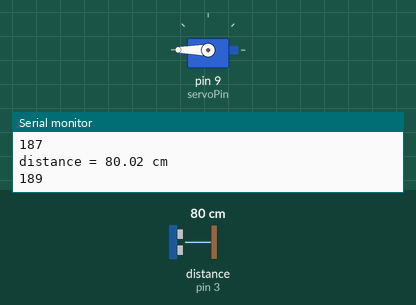
Bench run of a sketch on a simulated Arduino Uno, built with avr-gcc and run on an emulated ATmega328P. Parts: servo, the last lines printed to the serial monitor. Wiring (inferred from the names in the program): ultrasonic range finder: trigger pin 2; echo pin 3. Inputs (shaded band) come from the test bench; at power-on: distance to the obstacle (sensor on pin 3) 80 cm. The echo pulse lasts 58.3 µs per cm.

Above: at 1.3 s.
1.4 s: distance to the obstacle (sensor on pin 3) set to 2 cm
At 3.2 s:
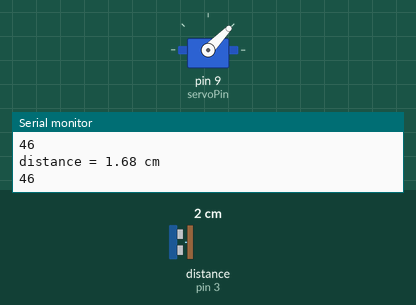
3.5 s: distance to the obstacle (sensor on pin 3) set to 18 cm
At 4.7 s:
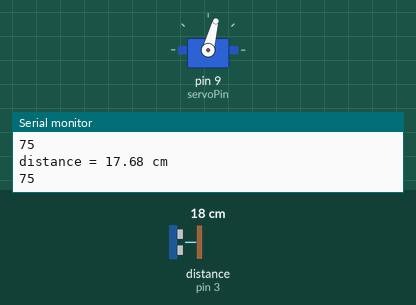
5.0 s: distance to the obstacle (sensor on pin 3) set to 35 cm
At 6.2 s:
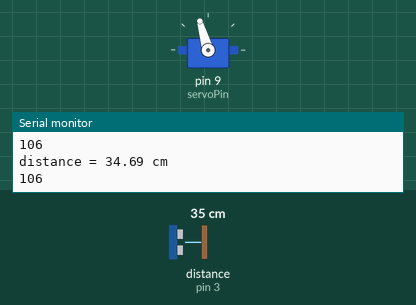
6.5 s: distance to the obstacle (sensor on pin 3) set to 60 cm
At 7.7 s:
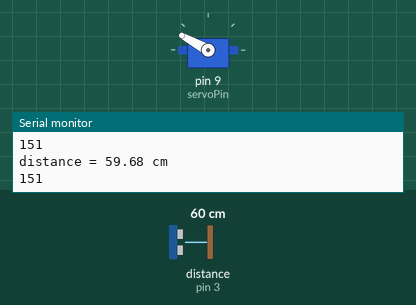
8.0 s: distance to the obstacle (sensor on pin 3) set to 299 cm
At 8.7 s:
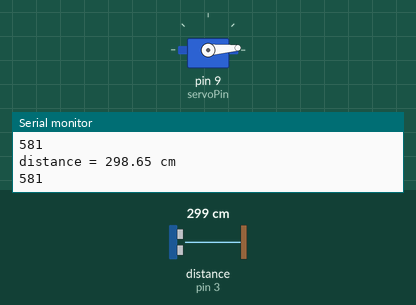
9.5 s: distance to the obstacle (sensor on pin 3) set to 120 cm
At 10.4 s:
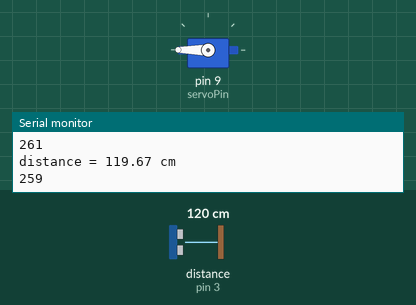
Timing chart, 0 to 12.1 s (numbered marks = the images above; inputs shaded):
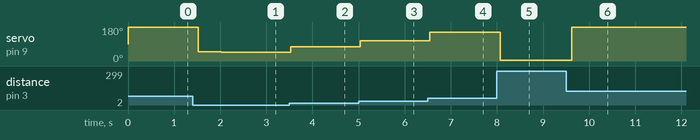

The sketch:

servoControl.ino
```cpp
#include <Servo.h>

Servo s;

int const potPin = A0;
int const servoPin = 9;
int const trigPin = 2;
int const echoPin = 3;

int potVal;
int angle;
long duration;
float distance;

void setup() {
  s.attach(servoPin);
  Serial.begin(9600);
  pinMode(potPin, INPUT);
  pinMode(servoPin, OUTPUT);
  pinMode(trigPin, OUTPUT);
  pinMode(echoPin, INPUT);
}

void loop() {
  digitalWrite(trigPin, LOW);
  delayMicroseconds(2);
  digitalWrite(trigPin, HIGH);
  delayMicroseconds(10);
  digitalWrite(trigPin, LOW);

  duration = pulseIn(echoPin, HIGH);

  distance = duration * 0.0343 / 2;
  Serial.print("distance = ");
  Serial.print(distance);
  Serial.println(" cm");

  int angle = map(distance, 0, 50, 45, 135);
  Serial.println(angle);
  s.write(angle);
  /*if (distance > 50) {
    s.write(135);
  } else if (distance < 20) {
    s.write(45);
  } else {
    s.write(90);
  }*/

  delay(500);
}
```

Measured:
- after the input at 1.4 s, servo on pin 9 (servoPin): 180° → 48° after 0.12 s, → 46° 0.50 s later
- after the input at 3.5 s, servo on pin 9 (servoPin): 46° → 75° at once
- after the input at 5.0 s, servo on pin 9 (servoPin): 75° → 106° at once
- after the input at 6.5 s, servo on pin 9 (servoPin): 106° → 151° after 0.05 s
- after the input at 8.0 s, servo on pin 9 (servoPin): 151° → 4° after 0.07 s
- after the input at 9.5 s, servo on pin 9 (servoPin): 4° → 180° after 0.12 s
